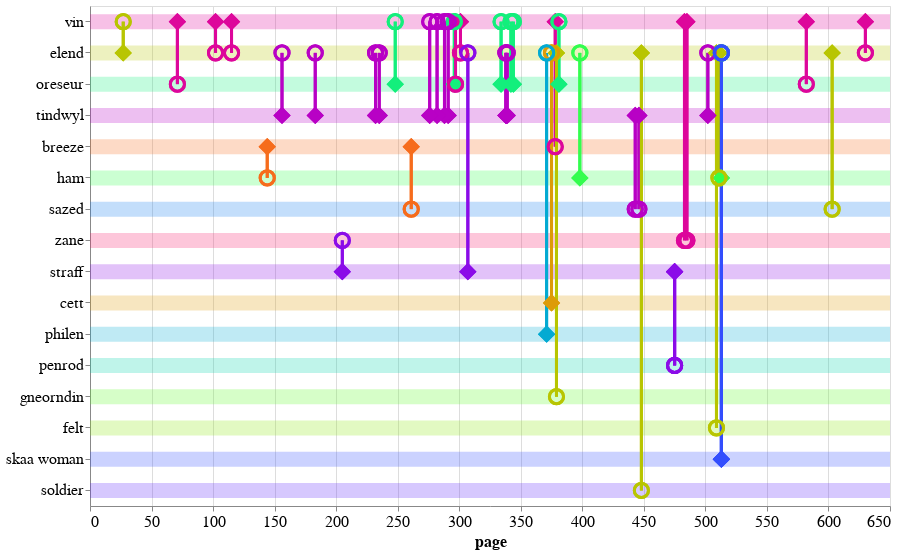

Notebook cell for this chart:
### Code cell
plot_eyebrow_connections_int(wa_plot_df,'wa_eyebrow_conn_int')

### Figure 1 — Vega-Lite specification as saved in the notebook (floating-point values rounded to 4 significant figures)
{"config": {"view": {"continuousWidth": 400, "continuousHeight": 300}, "axis": {"labelFontSize": 16, "titleFontSize": 16}}, "layer": [{"data": {"name": "data-62865531d9901d79e4e0f624f0425445"}, "mark": "rule", "encoding": {"color": {"type": "nominal", "field": "character_draw", "legend": null, "scale": {"scheme": "sinebow"}}, "opacity": {"condition": {"value": 0.25, "selection": "selector002"}, "value": 0.05}, "size": {"value": 15}, "y": {"type": "nominal", "field": "character_draw", "sort": null}}, "selection": {"selector002": {"type": "multi", "on": "mouseover", "fields": ["character_draw"], "nearest": true}}}, {"data": {"name": "data-1e09012c13176ada256c46e25f568e1a"}, "mark": "point", "encoding": {"color": {"type": "nominal", "field": "source", "legend": null, "scale": {"scheme": "sinebow"}}, "opacity": {"value": 0}, "tooltip": [{"type": "nominal", "field": "source"}, {"type": "nominal", "field": "target"}, {"type": "quantitative", "field": "page"}], "x": {"type": "quantitative", "field": "page"}, "y": {"type": "nominal", "axis": {"title": null}, "field": "character_draw", "sort": null}}}, {"data": {"name": "data-1e09012c13176ada256c46e25f568e1a"}, "mark": "rule", "encoding": {"color": {"type": "nominal", "field": "source", "legend": null, "scale": {"scheme": "sinebow"}}, "opacity": {"condition": {"value": 1, "selection": "selector002"}, "value": 0.15}, "size": {"condition": {"value": 3, "selection": "selector002"}, "value": 1}, "tooltip": [{"type": "nominal", "field": "source"}, {"type": "nominal", "field": "target"}, {"type": "quantitative", "field": "page"}], "x": {"type": "quantitative", "field": "page"}, "y": {"type": "nominal", "field": "source", "sort": null}, "y2": {"field": "target"}}}, {"data": {"name": "data-1e09012c13176ada256c46e25f568e1a"}, "mark": {"type": "point", "filled": true, "shape": "diamond"}, "encoding": {"color": {"type": "nominal", "field": "source", "legend": null, "scale": {"scheme": "sinebow"}}, "opacity": {"value": 1}, "size": {"condition": {"value": 300, "selection": "selector002"}, "value": 100}, "tooltip": [{"type": "nominal", "field": "source"}, {"type": "nominal", "field": "target"}, {"type": "quantitative", "field": "page"}], "x": {"type": "quantitative", "field": "page"}, "y": {"type": "nominal", "field": "source", "sort": null}}}, {"data": {"name": "data-1e09012c13176ada256c46e25f568e1a"}, "mark": "point", "encoding": {"color": {"type": "nominal", "field": "source", "legend": null, "scale": {"scheme": "sinebow"}}, "opacity": {"value": 1}, "size": {"condition": {"value": 200, "selection": "selector002"}, "value": 100}, "strokeWidth": {"condition": {"value": 3, "selection": "selector002"}, "value": 1}, "tooltip": [{"type": "nominal", "field": "source"}, {"type": "nominal", "field": "target"}, {"type": "quantitative", "field": "page"}], "x": {"type": "quantitative", "field": "page"}, "y": {"type": "nominal", "field": "target", "sort": null}}}], "height": 500, "width": 800, "$schema": "https://vega.github.io/schema/vega-lite/v4.0.2.json", "datasets": {"data-62865531d9901d79e4e0f624f0425445": [{"character_draw": "vin"}, {"character_draw": "elend"}, {"character_draw": "oreseur"}, {"character_draw": "tindwyl"}, {"character_draw": "breeze"}, {"character_draw": "ham"}, {"character_draw": "sazed"}, {"character_draw": "zane"}, {"character_draw": "straff"}, {"character_draw": "cett"}, {"character_draw": "philen"}, {"character_draw": "penrod"}, {"character_draw": "gneorndin"}, {"character_draw": "felt"}, {"character_draw": "skaa woman"}, {"character_draw": "soldier"}], "data-1e09012c13176ada256c46e25f568e1a": [{"idx": 71, "eyebrow": "source", "character_draw": "vin", "page": 301, "source": "vin", "target": "elend", "book": 2, "char_order": "vin"}, {"idx": 77, "eyebrow": "target", "character_draw": "vin", "page": 342, "source": "oreseur", "target": "vin", "book": 2, "char_order": "vin"}, {"idx": 81, "eyebrow": "source", "character_draw": "vin", "page": 378, "source": "vin", "target": "breeze", "book": 2, "char_order": "vin"}, {"idx": 65, "eyebrow": "target", "character_draw": "vin", "page": 276, "source": "tindwyl", "target": "vin", "book": 2, "char_order": "vin"}, {"idx": 83, "eyebrow": "target", "character_draw": "vin", "page": 381, "source": "oreseur", "target": "vin", "book": 2, "char_order": "vin"}, {"idx": 100, "eyebrow": "source", "character_draw": "vin", "page": 630, "source": "vin", "target": "elend", "book": 2, "char_order": "vin"}, {"idx": 66, "eyebrow": "target", "character_draw": "vin", "page": 282, "source": "tindwyl", "target": "vin", "book": 2, "char_order": "vin"}, {"idx": 90, "eyebrow": "source", "character_draw": "vin", "page": 483, "source": "vin", "target": "zane", "book": 2, "char_order": "vin"}, {"idx": 91, "eyebrow": "source", "character_draw": "vin", "page": 485, "source": "vin", "target": "zane", "book": 2, "char_order": "vin"}, {"idx": 63, "eyebrow": "target", "character_draw": "vin", "page": 248, "source": "oreseur", "target": "vin", "book": 2, "char_order": "vin"}, {"idx": 67, "eyebrow": "target", "character_draw": "vin", "page": 288, "source": "tindwyl", "target": "vin", "book": 2, "char_order": "vin"}, {"idx": 68, "eyebrow": "target", "character_draw": "vin", "page": 291, "source": "tindwyl", "target": "vin", "book": 2, "char_order": "vin"}, {"idx": 73, "eyebrow": "target", "character_draw": "vin", "page": 334, "source": "oreseur", "target": "vin", "book": 2, "char_order": "vin"}, {"idx": 69, "eyebrow": "target", "character_draw": "vin", "page": 296, "source": "oreseur", "target": "vin", "book": 2, "char_order": "vin"}, {"idx": 56, "eyebrow": "source", "character_draw": "vin", "page": 115, "source": "vin", "target": "elend", "book": 2, "char_order": "vin"}, {"idx": 98, "eyebrow": "source", "character_draw": "vin", "page": 582, "source": "vin", "target": "oreseur", "book": 2, "char_order": "vin"}, {"idx": 55, "eyebrow": "source", "character_draw": "vin", "page": 102, "source": "vin", "target": "elend", "book": 2, "char_order": "vin"}, {"idx": 70, "eyebrow": "source", "character_draw": "vin", "page": 297, "source": "vin", "target": "oreseur", "book": 2, "char_order": "vin"}, {"idx": 54, "eyebrow": "source", "character_draw": "vin", "page": 71, "source": "vin", "target": "oreseur", "book": 2, "char_order": "vin"}, {"idx": 53, "eyebrow": "target", "character_draw": "vin", "page": 27, "source": "elend", "target": "vin", "book": 2, "char_order": "vin"}, {"idx": 78, "eyebrow": "target", "character_draw": "vin", "page": 344, "source": "oreseur", "target": "vin", "book": 2, "char_order": "vin"}, {"idx": 75, "eyebrow": "target", "character_draw": "elend", "page": 338, "source": "tindwyl", "target": "elend", "book": 2, "char_order": "elend"}, {"idx": 74, "eyebrow": "target", "character_draw": "elend", "page": 338, "source": "tindwyl", "target": "elend", "book": 2, "char_order": "elend"}, {"idx": 53, "eyebrow": "source", "character_draw": "elend", "page": 27, "source": "elend", "target": "vin", "book": 2, "char_order": "elend"}, {"idx": 80, "eyebrow": "target", "character_draw": "elend", "page": 375, "source": "cett", "target": "elend", "book": 2, "char_order": "elend"}, {"idx": 72, "eyebrow": "target", "character_draw": "elend", "page": 307, "source": "straff", "target": "elend", "book": 2, "char_order": "elend"}, {"idx": 84, "eyebrow": "target", "character_draw": "elend", "page": 398, "source": "ham", "target": "elend", "book": 2, "char_order": "elend"}, {"idx": 87, "eyebrow": "source", "character_draw": "elend", "page": 448, "source": "elend", "target": "soldier", "book": 2, "char_order": "elend"}, {"idx": 92, "eyebrow": "target", "character_draw": "elend", "page": 502, "source": "tindwyl", "target": "elend", "book": 2, "char_order": "elend"}, {"idx": 93, "eyebrow": "source", "character_draw": "elend", "page": 509, "source": "elend", "target": "felt", "book": 2, "char_order": "elend"}, {"idx": 94, "eyebrow": "source", "character_draw": "elend", "page": 511, "source": "elend", "target": "ham", "book": 2, "char_order": "elend"}, {"idx": 95, "eyebrow": "target", "character_draw": "elend", "page": 513, "source": "ham", "target": "elend", "book": 2, "char_order": "elend"}, {"idx": 96, "eyebrow": "target", "character_draw": "elend", "page": 513, "source": "skaa woman", "target": "elend", "book": 2, "char_order": "elend"}, {"idx": 97, "eyebrow": "target", "character_draw": "elend", "page": 513, "source": "skaa woman", "target": "elend", "book": 2, "char_order": "elend"}, {"idx": 99, "eyebrow": "source", "character_draw": "elend", "page": 603, "source": "elend", "target": "sazed", "book": 2, "char_order": "elend"}, {"idx": 79, "eyebrow": "target", "character_draw": "elend", "page": 371, "source": "philen", "target": "elend", "book": 2, "char_order": "elend"}, {"idx": 82, "eyebrow": "source", "character_draw": "elend", "page": 379, "source": "elend", "target": "gneorndin", "book": 2, "char_order": "elend"}, {"idx": 76, "eyebrow": "target", "character_draw": "elend", "page": 339, "source": "tindwyl", "target": "elend", "book": 2, "char_order": "elend"}, {"idx": 100, "eyebrow": "target", "character_draw": "elend", "page": 630, "source": "vin", "target": "elend", "book": 2, "char_order": "elend"}, {"idx": 62, "eyebrow": "target", "character_draw": "elend", "page": 235, "source": "tindwyl", "target": "elend", "book": 2, "char_order": "elend"}, {"idx": 71, "eyebrow": "target", "character_draw": "elend", "page": 301, "source": "vin", "target": "elend", "book": 2, "char_order": "elend"}, {"idx": 59, "eyebrow": "target", "character_draw": "elend", "page": 183, "source": "tindwyl", "target": "elend", "book": 2, "char_order": "elend"}, {"idx": 55, "eyebrow": "target", "character_draw": "elend", "page": 102, "source": "vin", "target": "elend", "book": 2, "char_order": "elend"}, {"idx": 56, "eyebrow": "target", "character_draw": "elend", "page": 115, "source": "vin", "target": "elend", "book": 2, "char_order": "elend"}, {"idx": 61, "eyebrow": "target", "character_draw": "elend", "page": 232, "source": "tindwyl", "target": "elend", "book": 2, "char_order": "elend"}, {"idx": 58, "eyebrow": "target", "character_draw": "elend", "page": 156, "source": "tindwyl", "target": "elend", "book": 2, "char_order": "elend"}, {"idx": 63, "eyebrow": "source", "character_draw": "oreseur", "page": 248, "source": "oreseur", "target": "vin", "book": 2, "char_order": "oreseur"}, {"idx": 78, "eyebrow": "source", "character_draw": "oreseur", "page": 344, "source": "oreseur", "target": "vin", "book": 2, "char_order": "oreseur"}, {"idx": 77, "eyebrow": "source", "character_draw": "oreseur", "page": 342, "source": "oreseur", "target": "vin", "book": 2, "char_order": "oreseur"}, {"idx": 98, "eyebrow": "target", "character_draw": "oreseur", "page": 582, "source": "vin", "target": "oreseur", "book": 2, "char_order": "oreseur"}, {"idx": 54, "eyebrow": "target", "character_draw": "oreseur", "page": 71, "source": "vin", "target": "oreseur", "book": 2, "char_order": "oreseur"}, {"idx": 69, "eyebrow": "source", "character_draw": "oreseur", "page": 296, "source": "oreseur", "target": "vin", "book": 2, "char_order": "oreseur"}, {"idx": 73, "eyebrow": "source", "character_draw": "oreseur", "page": 334, "source": "oreseur", "target": "vin", "book": 2, "char_order": "oreseur"}, {"idx": 70, "eyebrow": "target", "character_draw": "oreseur", "page": 297, "source": "vin", "target": "oreseur", "book": 2, "char_order": "oreseur"}, {"idx": 83, "eyebrow": "source", "character_draw": "oreseur", "page": 381, "source": "oreseur", "target": "vin", "book": 2, "char_order": "oreseur"}, {"idx": 59, "eyebrow": "source", "character_draw": "tindwyl", "page": 183, "source": "tindwyl", "target": "elend", "book": 2, "char_order": "tindwyl"}, {"idx": 92, "eyebrow": "source", "character_draw": "tindwyl", "page": 502, "source": "tindwyl", "target": "elend", "book": 2, "char_order": "tindwyl"}, {"idx": 85, "eyebrow": "source", "character_draw": "tindwyl", "page": 443, "source": "tindwyl", "target": "sazed", "book": 2, "char_order": "tindwyl"}, {"idx": 61, "eyebrow": "source", "character_draw": "tindwyl", "page": 232, "source": "tindwyl", "target": "elend", "book": 2, "char_order": "tindwyl"}, {"idx": 58, "eyebrow": "source", "character_draw": "tindwyl", "page": 156, "source": "tindwyl", "target": "elend", "book": 2, "char_order": "tindwyl"}, {"idx": 86, "eyebrow": "source", "character_draw": "tindwyl", "page": 446, "source": "tindwyl", "target": "sazed", "book": 2, "char_order": "tindwyl"}, {"idx": 62, "eyebrow": "source", "character_draw": "tindwyl", "page": 235, "source": "tindwyl", "target": "elend", "book": 2, "char_order": "tindwyl"}, {"idx": 74, "eyebrow": "source", "character_draw": "tindwyl", "page": 338, "source": "tindwyl", "target": "elend", "book": 2, "char_order": "tindwyl"}, {"idx": 68, "eyebrow": "source", "character_draw": "tindwyl", "page": 291, "source": "tindwyl", "target": "vin", "book": 2, "char_order": "tindwyl"}, {"idx": 75, "eyebrow": "source", "character_draw": "tindwyl", "page": 338, "source": "tindwyl", "target": "elend", "book": 2, "char_order": "tindwyl"}, {"idx": 67, "eyebrow": "source", "character_draw": "tindwyl", "page": 288, "source": "tindwyl", "target": "vin", "book": 2, "char_order": "tindwyl"}, {"idx": 76, "eyebrow": "source", "character_draw": "tindwyl", "page": 339, "source": "tindwyl", "target": "elend", "book": 2, "char_order": "tindwyl"}, {"idx": 66, "eyebrow": "source", "character_draw": "tindwyl", "page": 282, "source": "tindwyl", "target": "vin", "book": 2, "char_order": "tindwyl"}, {"idx": 65, "eyebrow": "source", "character_draw": "tindwyl", "page": 276, "source": "tindwyl", "target": "vin", "book": 2, "char_order": "tindwyl"}, {"idx": 81, "eyebrow": "target", "character_draw": "breeze", "page": 378, "source": "vin", "target": "breeze", "book": 2, "char_order": "breeze"}, {"idx": 64, "eyebrow": "source", "character_draw": "breeze", "page": 261, "source": "breeze", "target": "sazed", "book": 2, "char_order": "breeze"}, {"idx": 57, "eyebrow": "source", "character_draw": "breeze", "page": 144, "source": "breeze", "target": "ham", "book": 2, "char_order": "breeze"}, {"idx": 84, "eyebrow": "source", "character_draw": "ham", "page": 398, "source": "ham", "target": "elend", "book": 2, "char_order": "ham"}, {"idx": 57, "eyebrow": "target", "character_draw": "ham", "page": 144, "source": "breeze", "target": "ham", "book": 2, "char_order": "ham"}, {"idx": 95, "eyebrow": "source", "character_draw": "ham", "page": 513, "source": "ham", "target": "elend", "book": 2, "char_order": "ham"}, {"idx": 94, "eyebrow": "target", "character_draw": "ham", "page": 511, "source": "elend", "target": "ham", "book": 2, "char_order": "ham"}, {"idx": 99, "eyebrow": "target", "character_draw": "sazed", "page": 603, "source": "elend", "target": "sazed", "book": 2, "char_order": "sazed"}, {"idx": 64, "eyebrow": "target", "character_draw": "sazed", "page": 261, "source": "breeze", "target": "sazed", "book": 2, "char_order": "sazed"}, {"idx": 85, "eyebrow": "target", "character_draw": "sazed", "page": 443, "source": "tindwyl", "target": "sazed", "book": 2, "char_order": "sazed"}, {"idx": 86, "eyebrow": "target", "character_draw": "sazed", "page": 446, "source": "tindwyl", "target": "sazed", "book": 2, "char_order": "sazed"}, {"idx": 91, "eyebrow": "target", "character_draw": "zane", "page": 485, "source": "vin", "target": "zane", "book": 2, "char_order": "zane"}, {"idx": 90, "eyebrow": "target", "character_draw": "zane", "page": 483, "source": "vin", "target": "zane", "book": 2, "char_order": "zane"}, {"idx": 60, "eyebrow": "target", "character_draw": "zane", "page": 205, "source": "straff", "target": "zane", "book": 2, "char_order": "zane"}, {"idx": 88, "eyebrow": "source", "character_draw": "straff", "page": 475, "source": "straff", "target": "penrod", "book": 2, "char_order": "straff"}, {"idx": 72, "eyebrow": "source", "character_draw": "straff", "page": 307, "source": "straff", "target": "elend", "book": 2, "char_order": "straff"}, {"idx": 60, "eyebrow": "source", "character_draw": "straff", "page": 205, "source": "straff", "target": "zane", "book": 2, "char_order": "straff"}, {"idx": 89, "eyebrow": "source", "character_draw": "straff", "page": 475, "source": "straff", "target": "penrod", "book": 2, "char_order": "straff"}, {"idx": 80, "eyebrow": "source", "character_draw": "cett", "page": 375, "source": "cett", "target": "elend", "book": 2, "char_order": "cett"}, {"idx": 79, "eyebrow": "source", "character_draw": "philen", "page": 371, "source": "philen", "target": "elend", "book": 2, "char_order": "philen"}, {"idx": 89, "eyebrow": "target", "character_draw": "penrod", "page": 475, "source": "straff", "target": "penrod", "book": 2, "char_order": "penrod"}, {"idx": 88, "eyebrow": "target", "character_draw": "penrod", "page": 475, "source": "straff", "target": "penrod", "book": 2, "char_order": "penrod"}, {"idx": 82, "eyebrow": "target", "character_draw": "gneorndin", "page": 379, "source": "elend", "target": "gneorndin", "book": 2, "char_order": "gneorndin"}, {"idx": 93, "eyebrow": "target", "character_draw": "felt", "page": 509, "source": "elend", "target": "felt", "book": 2, "char_order": "felt"}, {"idx": 96, "eyebrow": "source", "character_draw": "skaa woman", "page": 513, "source": "skaa woman", "target": "elend", "book": 2, "char_order": "skaa woman"}, {"idx": 97, "eyebrow": "source", "character_draw": "skaa woman", "page": 513, "source": "skaa woman", "target": "elend", "book": 2, "char_order": "skaa woman"}, {"idx": 87, "eyebrow": "target", "character_draw": "soldier", "page": 448, "source": "elend", "target": "soldier", "book": 2, "char_order": null}]}}
